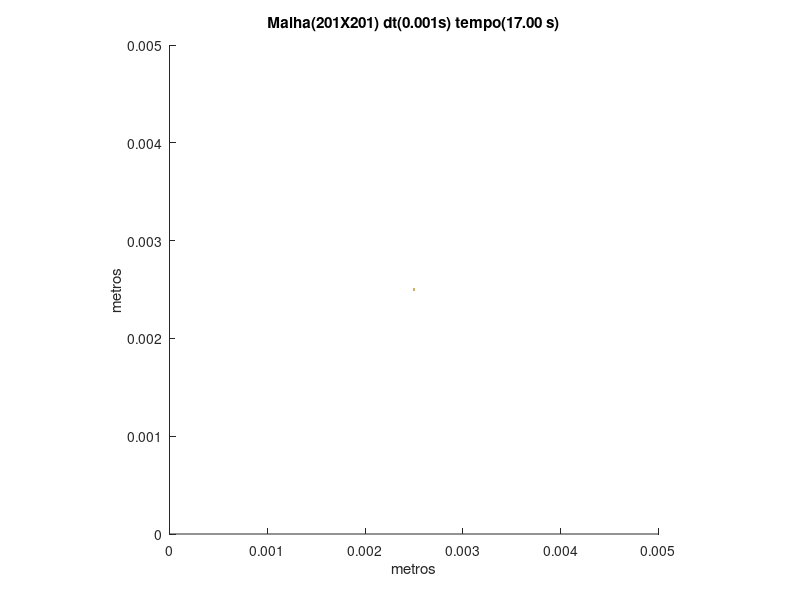

The MATLAB script that drew this image:
set (gca,'PlotBoxAspectRatio',[1 1 1],'Xlim',[0,0.005],'Ylim',[0,0.005])
hold on
title('Malha(201X201) dt(0.001s) tempo(17.00 s)')
hold on
ylabel('metros')
hold on
xlabel('metros')
hold on

fill([0.00248756218905473 0.00248756218905473 0.00251243781094527 0.00251243781094527],[0.00248756218905473 0.00251243781094527 0.00251243781094527 0.00248756218905473],[0.8,0.7,0.4],'LineStyle','none')
